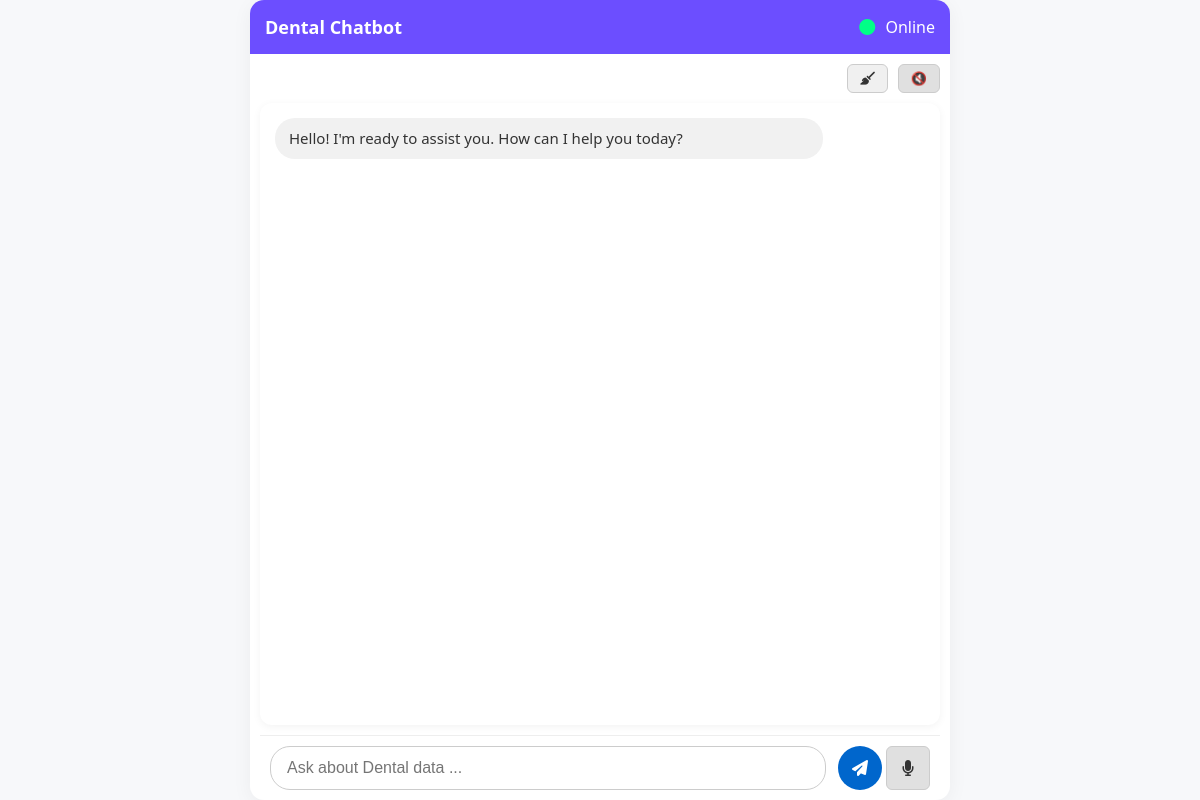
Before: / with the older database file.
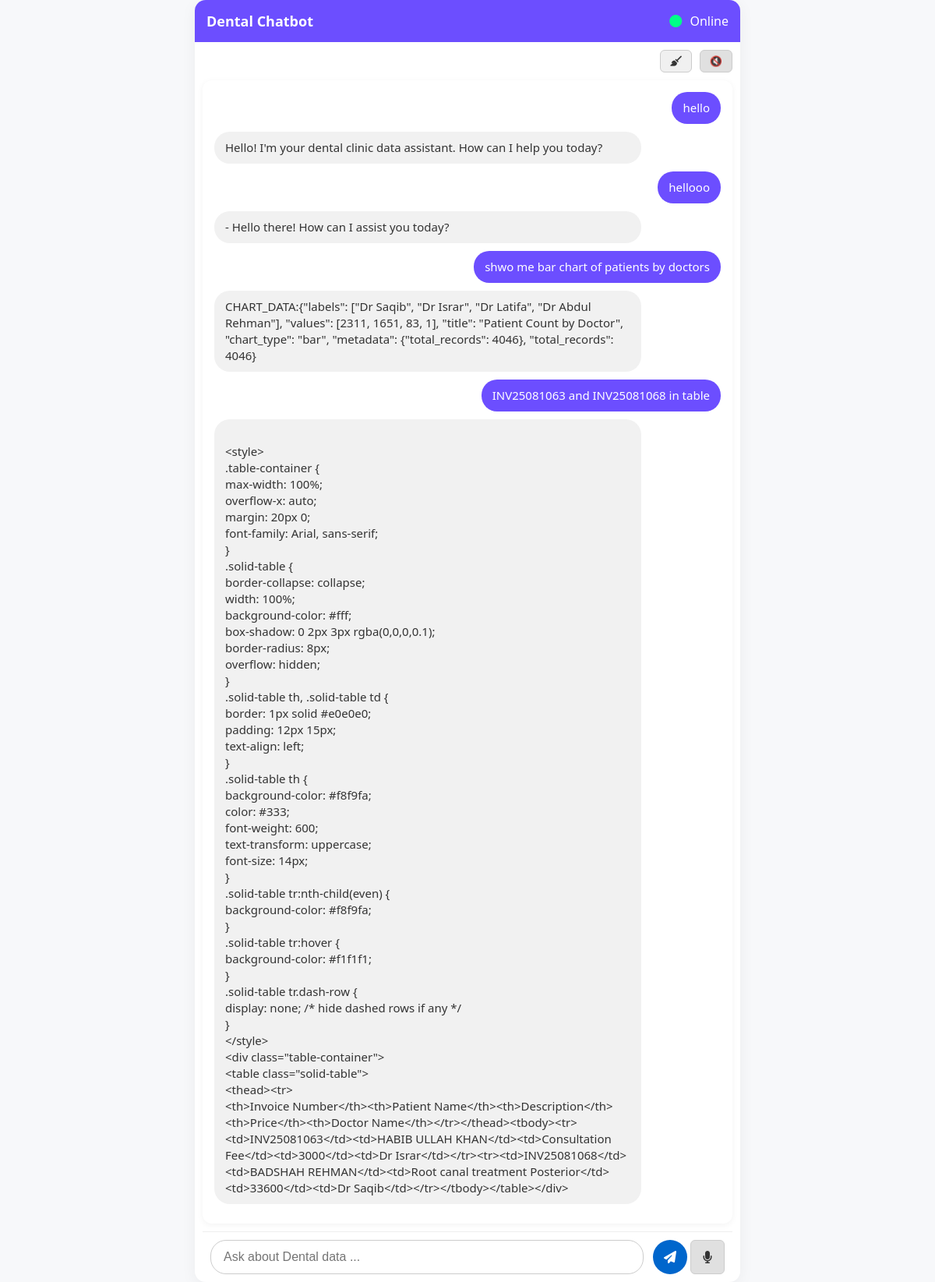
After: the same page with the newer database file.
### tables this page shows
CREATE TABLE chat_history (id INTEGER PRIMARY KEY, message TEXT, response TEXT);

### app.py (the view)
@app.route('/')
def index():
    current_file = get_current_file()
    with sqlite3.connect(DB_FILE) as conn:
        cursor = conn.cursor()
        cursor.execute("SELECT message, response FROM chat_history")
        history = cursor.fetchall()
    return render_template('index.html', history=history, filename=current_file)

### app.py (called while the page is built)
def get_current_file():
    with sqlite3.connect(DB_FILE) as conn:
        cursor = conn.cursor()
        cursor.execute("SELECT filename FROM current_file ORDER BY id DESC LIMIT 1")
        result = cursor.fetchone()
    return result[0] if result else None

### templates/index.html (shortened to what this page needs)
<!DOCTYPE html>
<html>
<head>
    <link rel="stylesheet" href="{{ url_for('static', filename='style.css') }}">
    <link rel="stylesheet" href="https://cdnjs.cloudflare.com/ajax/libs/font-awesome/6.5.0/css/all.min.css">
</head>
<body>
<div class="main-card">
    <div class="header">
        <h2>Dental Chatbot </h2>
        <span class="status"><i class="fa fa-circle"></i> Online</span>
    </div>
    <div style="display: flex; justify-content: flex-end; padding: 10px;">
        <div style="display: flex; gap: 10px; align-items: center;">
            <button type="button" id="clearChatBtn" title="Clear Chat" style="background-color: #f0f0f0; border: 1px solid #ccc; color: #333; padding: 6px 12px; font-size: 13px; border-radius: 6px; cursor: pointer; transition: background 0.3s;">
              <i class="fa fa-broom"></i>
            </button>
            <button type="button" id="speakToggle" class="off" title="Toggle speak" style="background-color: #e0e0e0; border: 1px solid #ccc; color: #333; padding: 6px 12px; font-size: 13px; border-radius: 6px; cursor: pointer; transition: background 0.3s;">
              🔇
            </button>
        </div>
    </div>
    <div class="chat-box" id="chatHistory">
        {% if history %}
            {% for message, response in history %}
                <div class="chat-entry user-msg">
                    <div class="bubble user">{{ message }}</div>
                </div>
                <div class="chat-entry bot-msg">
                    <div class="bot-controls">
                        <div class="bubble bot">{{ response }}</div>
                    </div>
                </div>
            {% endfor %}
        {% else %}
            <div class="chat-entry bot-msg">
                <div class="bot-controls">
                    <div class="bubble bot">Hello! I'm ready to assist you. How can I help you today?</div>
                </div>
            </div>
        {% endif %}
    </div>
    <form id="chatForm" class="message-form">
        <input type="text" id="messageInput" name="message" placeholder="Ask about Dental data ..." required>
        <button type="submit" title="Send"><i class="fa fa-paper-plane"></i></button>
        <button type="button" id="micBtn" title="Speak"><i class="fa fa-microphone"></i></button>
    </form>
</div>
</body>
</html>

### static/style.css (style rules this page uses)
body { margin: 0; font-family: 'Segoe UI', sans-serif; background-color: #f7f8fa; color: #333; height: 100vh; display: flex; flex-direction: column; }
.main-card { max-width: 700px; width: 100%; margin: auto; background: white; border-radius: 14px; box-shadow: 0 4px 20px rgba(0, 0, 0, 0.05); display: flex; flex-direction: column; max-height: 100vh; height: 100vh; box-sizing: border-box; }
.header { background-color: #6c4eff; color: white; padding: 15px; border-top-left-radius: 14px; border-top-right-radius: 14px; display: flex; justify-content: space-between; align-items: center; }
.header h2 { margin: 0; font-size: 18px; }
.status i { color: #00ff87; margin-right: 6px; }
.chat-box { flex: 1; width: calc(100% - 20px); min-width: 300px; overflow-y: auto; padding: 15px; flex-shrink: 0; box-sizing: border-box; background-color: white; border-radius: 12px; box-shadow: 0 2px 8px rgba(0,0,0,0.05); margin: 0 10px 10px; }
.chat-entry { margin-bottom: 10px; animation: fadeIn 0.4s ease-in; }
.chat-entry.user-msg { text-align: right; }
.chat-entry.bot-msg { text-align: left; }
.bubble { display: inline-block; padding: 10px 14px; border-radius: 20px; max-width: 80%; font-size: 15px; word-wrap: break-word; line-height: 1.4; }
.bubble.user { background-color: #6c4eff; color: white; }
.bubble.bot { background-color: #f1f1f1; }
.message-form { display: flex; align-items: center; padding: 10px; background-color: #fff; border-top: 1px solid #eee; border-bottom-left-radius: 14px; border-bottom-right-radius: 14px; position: sticky; bottom: 0; z-index: 100; margin: 0 10px; }
.message-form input[type="text"] { flex: 1; padding: 12px 16px; font-size: 16px; border-radius: 20px; border: 1px solid #ccc; outline: none; margin-right: 8px; }
.message-form button { width: 44px; height: 44px; border-radius: 50%; margin-left: 4px; border: none; cursor: pointer; font-size: 16px; display: flex; align-items: center; justify-content: center; color: white; background-color: #0066cc; transition: background 0.3s; }
#micBtn { background-color: #555; }
#clearChatBtn { background-color: #ff4d4d; border-radius: 20px; font-size: 13px; padding: 10px 16px; width: auto; }
#speakToggle { background-color: #333; font-size: 13px; padding: 10px 16px; border-radius: 20px; width: auto; }

### templates/index.html (style rules this page uses)
.bot-controls { display: flex; align-items: center; justify-content: space-between; gap:10px; }
.bot-controls .bubble { flex: 1; }
#micBtn { background-color: #e0e0e0; border: 1px solid #ccc; color: #333; border-radius: 6px; cursor: pointer; transition: background 0.3s; }
.bubble.bot { white-space: pre-line; }

Changed rows visible on the page:
added chat_history: message "hello", response "Hello! I'm your dental clinic data assistant. How can I help you today?"
added chat_history: message "hellooo", response "- Hello there! How can I assist you today?"
added chat_history: message "shwo me bar chart of patients by doctors", response "CHART_DATA:{\"labels\": [\"Dr Saqib\", \"Dr Israr\", \"Dr Latifa\", \"Dr Abdul Rehman\"], \"values\": [2311, 1651, 83, 1], \"title\": \"Patient Count by Doctor\", \"chart_type\": \"bar\", \"metadata\": {\"total_records\": 4046}, \"total_records\": 4046}"
added chat_history: message "INV25081063 and INV25081068 in table", response "<style> .table-container { max-width: 100%; overflow-x: auto; margin: 20px 0; font-family: Arial, sans-serif; } .solid-table { border-collapse: collapse; width: 100%; background-color: #fff; box-shadow: 0 2px 3px rgba(0,0,0,0.1); border-radius: 8px; overflow: hidden; } .solid-table th, .solid-table td { border: 1px solid #e0e0e0; padding: 12px 15px; text-align: left; } .solid-table th { background-color: #f8f9fa; color: #333; font-weight: 600; text-transform: uppercase; font-size: 14px; } .solid-table tr:nth-child(even) { background-color: #f8f9fa; } .solid-table tr:hover { background-color: #f1f1f1; } .solid-table tr.dash-row { display: none; /* hide dashed rows if any */ } </style> <div…"
Other visible differences:
text no longer shown: "Hello! I'm ready to assist you. How can I help you today?"
